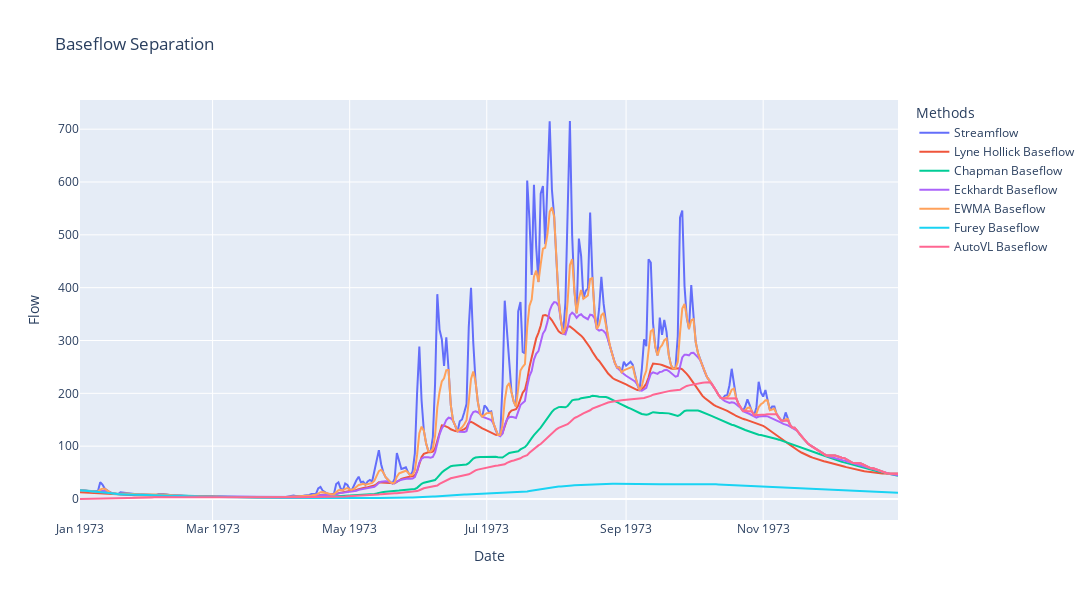

Notebook code cell kept with this figure:
### Markdown cell above
## **Visualization**
In this part the resulted baseflow from different methods will be plotted against ech other for the desired year. The convergence of AutoVL parameters will be also plotted in a separate figure.

### Code cell
# Plotting
year = int(input("Enter the year of interest for plotting: {year}"))
q = extract_years_data(Q, year)
qq = pd.Series(data=q[0], index=q[1], name = df.columns[0])
fig = plot_baseflow_separation(qq, baseflows[year], ['Lyne Hollick', 'Chapman', 'Eckhardt', 'EWMA', 'Furey', 'AutoVL'], interactive = True)
fig.show()

### Figure 1 — Plotly figure (JSON) as saved in the notebook; plotly's stock layout.template omitted (floating-point values rounded to 4 significant figures; data arrays with more than 128 entries replaced by an {"elided": "..."} marker saying what was removed)
{"data": [{"line": {"width": 2}, "name": "Streamflow", "type": "scatter", "x": {"elided": "365 str values"}, "y": {"elided": "365 float values"}}, {"name": "Lyne Hollick Baseflow", "type": "scatter", "x": {"elided": "365 str values"}, "y": {"elided": "365 float values"}}, {"name": "Chapman Baseflow", "type": "scatter", "x": {"elided": "365 str values"}, "y": {"elided": "365 float values"}}, {"name": "Eckhardt Baseflow", "type": "scatter", "x": {"elided": "365 str values"}, "y": {"elided": "365 float values"}}, {"name": "EWMA Baseflow", "type": "scatter", "x": {"elided": "365 str values"}, "y": {"elided": "365 float values"}}, {"name": "Furey Baseflow", "type": "scatter", "x": {"elided": "365 str values"}, "y": {"elided": "365 float values"}}, {"name": "AutoVL Baseflow", "type": "scatter", "x": {"elided": "365 str values"}, "y": {"elided": "365 float values"}}], "layout": {"height": 600, "hovermode": "x unified", "legend": {"title": {"text": "Methods"}}, "title": {"text": "Baseflow Separation"}, "width": 1100, "xaxis": {"anchor": "y", "domain": [0, 1], "title": {"text": "Date"}}, "yaxis": {"anchor": "x", "domain": [0, 1], "title": {"text": "Flow"}}}}
